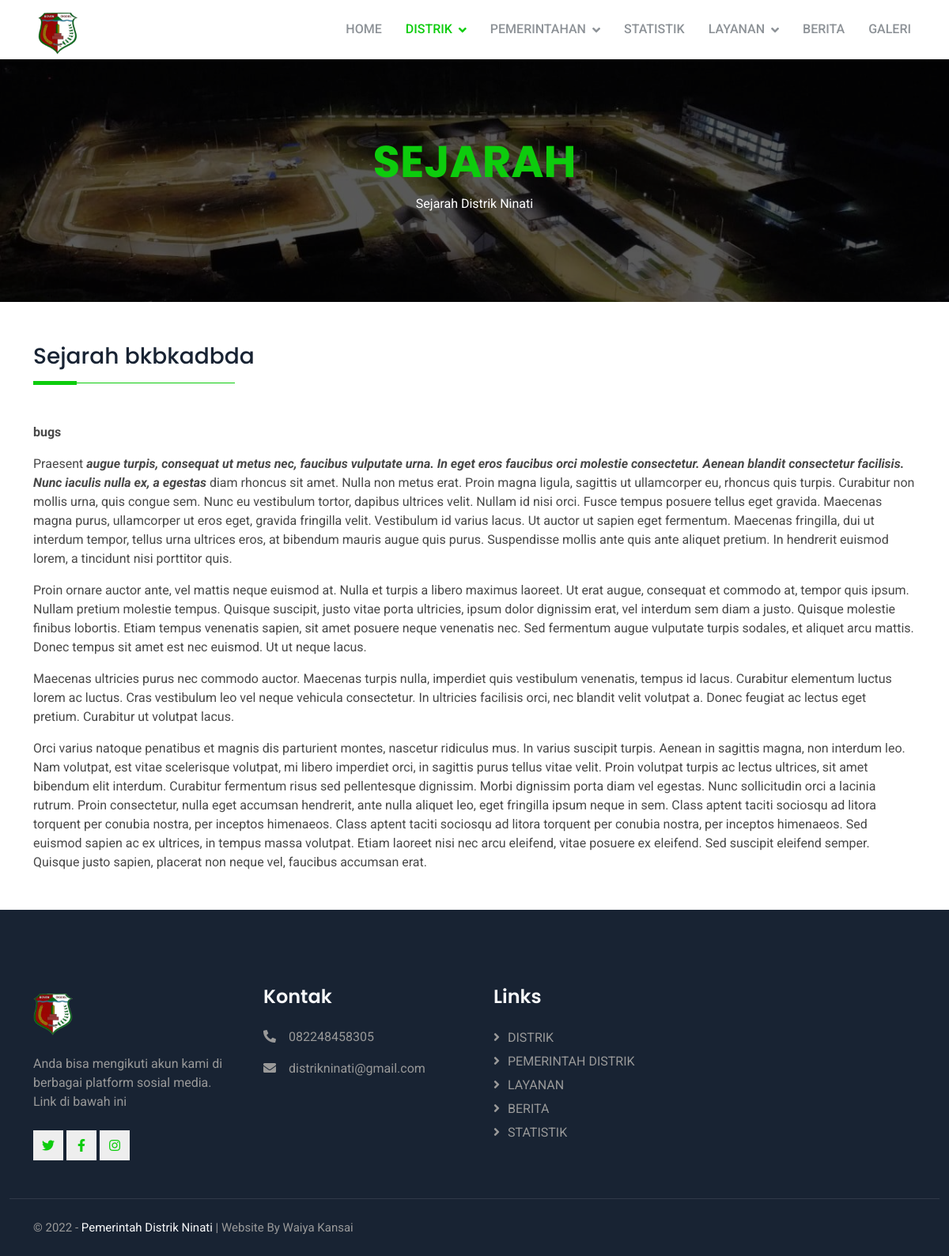
Page /sejarah/ on the earlier database version.
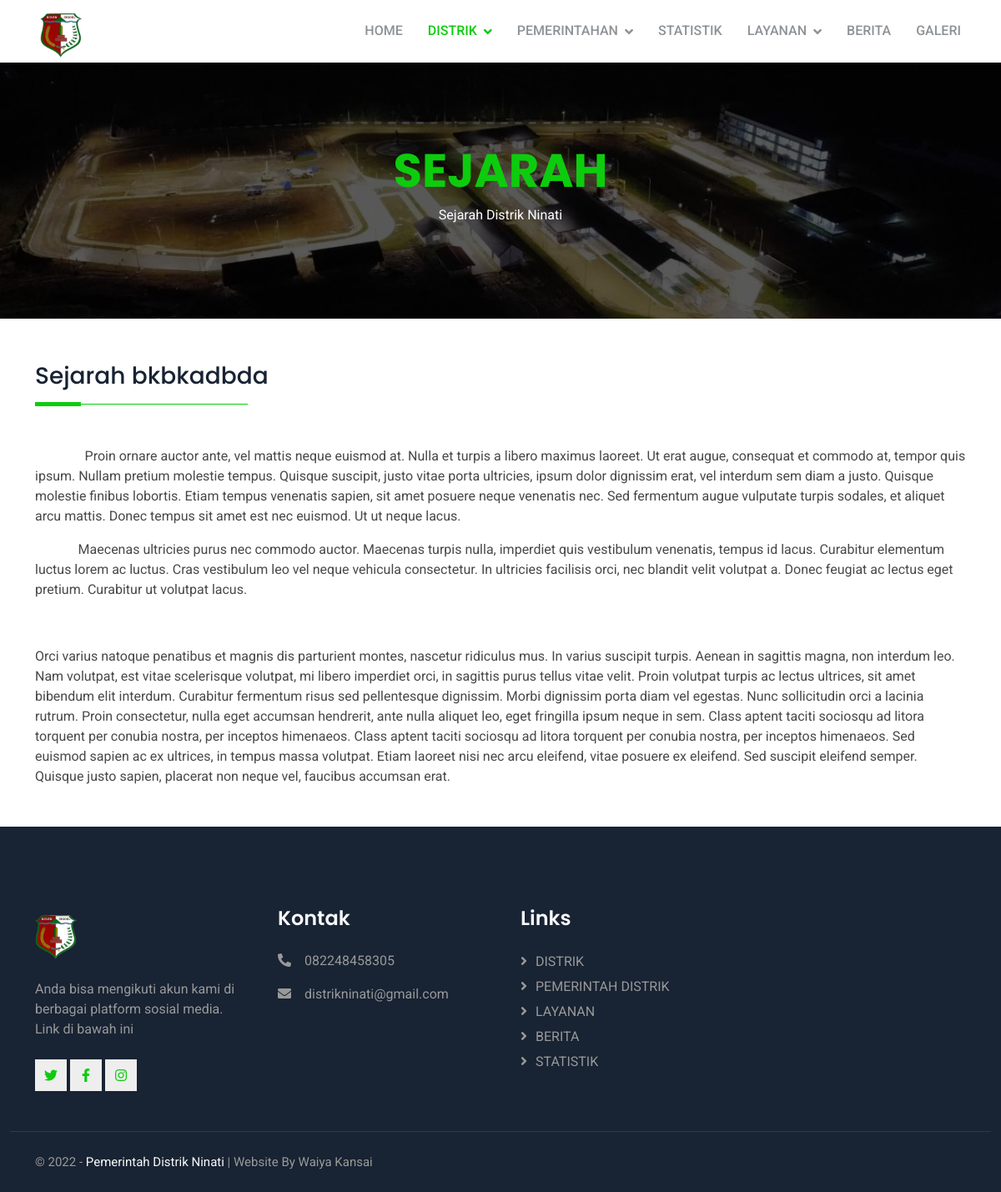
Same page on the later database version.
### sejarah/models.py (models this page shows, shortened)
class Sejarah(models.Model):
    judul = models.CharField(max_length=100)
    body = RichTextField(blank=True, null=True)

### sejarah/views.py (the view)
# urls.py: path('', views.index, name='index'),
def index(request):
    subtitle = 'Sejarah Distrik Ninati'
    sejarah = Sejarah.objects.all()
    context= {
        'title' : 'Sejarah',
        'subtitle': subtitle,
        'sejarah': sejarah,
    }
    return render(request, 'sejarah/index.html', context)

### templates/sejarah/index.html
{% extends '../subbase.html' %}
{% block content %}
   <div class="container">
    {% for sejarah in sejarah %}
    <div class="three">
        <h1>{{ sejarah.judul }}</h1>
    </div>
    <div class="isi">
        {{sejarah.body | safe}}
    </div>
    {% endfor %}
   </div>
{% endblock content %}

Differences in the rows shown:
changed Sejarah "Sejarah bkbkadbda": body "bugs Praesent augue turpis, consequat ut metus nec, faucibus vulputate urna. In eget eros faucibus orci molestie consectetur. Aenean blandit consectetur facilisis. Nunc iaculis nulla ex, a egestas diam rhoncus sit amet. Nulla non metus erat. Proin magna ligula, sagittis ut ullamcorper eu, rhoncus quis turpis. Curabitur non mollis urna, quis congue sem. Nunc eu vestibulum tortor, dapibus ultrices velit. Nullam id nisi orci. Fusce tempus posuere tellus eget gravida. Maecenas magna purus, ullamcorper ut eros eget, gravida fringilla velit. Vestibulum id varius lacus. Ut auctor ut sapien eget fermentum. Maecenas fringilla, dui ut interdum tempor, tellus urna ultrices eros, at bibendum mauris…" → "Proin ornare auctor ante,…"
